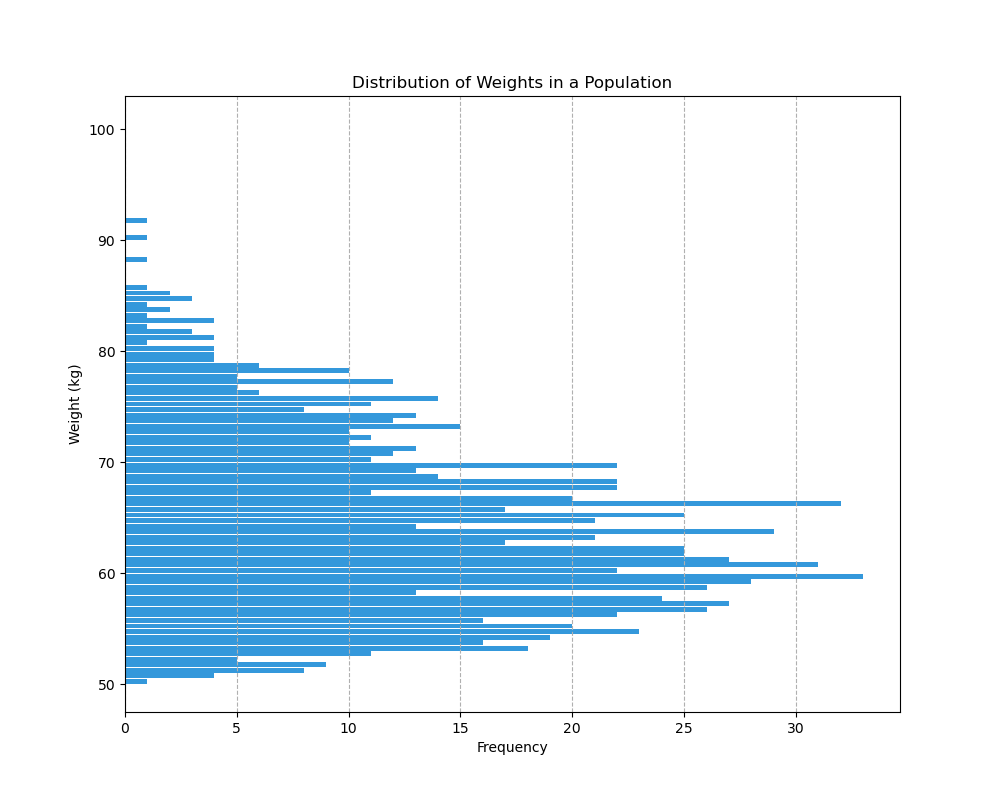

Write Python code to recreate this figure.

import matplotlib.pyplot as plt
import numpy as np

# Generate data points - Weight (in kg) of 1000 individuals
weight_data = 50 + 50*np.random.beta(2, 5, 1000)  # Generates a diverse, non-uniform dataset

# Modify the color scheme, width of histograms, size of the chart, and set horizontal orientation
plt.figure(figsize=(10, 8))  # Change width and height of the chart
plt.hist(weight_data, bins=np.arange(50, 101, 0.5), color="#3498DB", orientation='horizontal', rwidth=0.9)
# Change band width, orientation, color code, and rwidth

# Change the topic, headline, and data type (weights distribution)
plt.title('Distribution of Weights in a Population')
plt.xlabel('Frequency')
plt.ylabel('Weight (kg)')
plt.grid(axis='x', linestyle='--')

# Display the histogram
plt.show()
